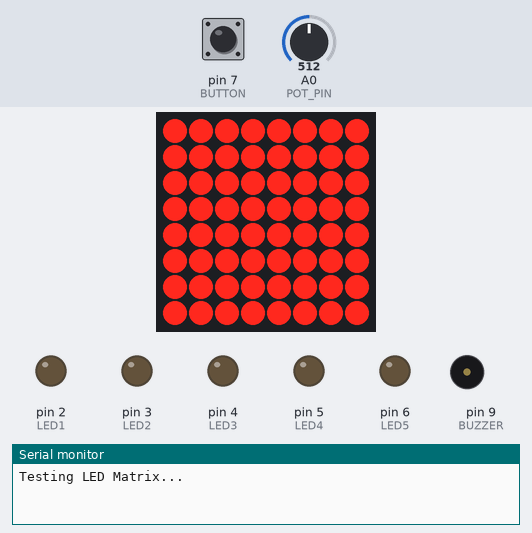
A sketch run on a simulated Arduino Uno, built with avr-gcc and run on an emulated ATmega328P. Parts: 8×8 LED matrix, output pins drawn as LEDs (lit = HIGH), buzzer (waves = sounding), the last lines printed to the serial monitor. Dashed ring = blinking. Inputs (shaded band) come from the test bench; at power-on: pin 7 (BUTTON) HIGH, A0 (POT_PIN) = 512.

Above: at 6.4 s.
8.7 s: pin 7 (BUTTON) pulled LOW for 3.2 s
At 12.2 s:
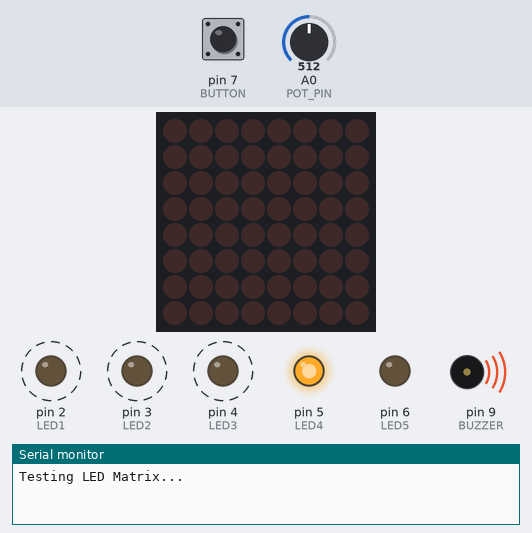
13.4 s: pin 7 (BUTTON) pulled LOW for 1 s
At 15.2 s:
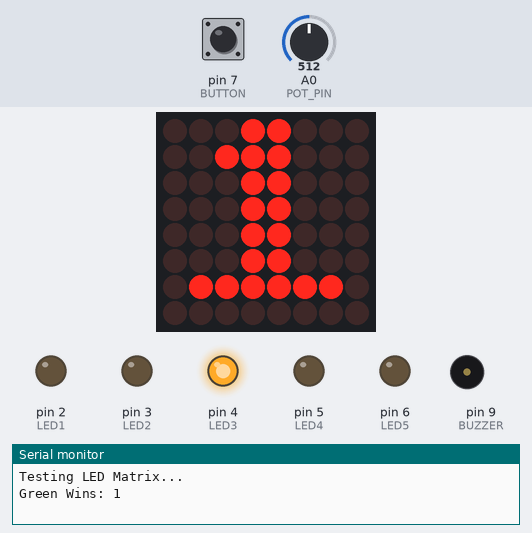
17.4 s: pin 7 (BUTTON) pulled LOW for 1 s
At 18.8 s:
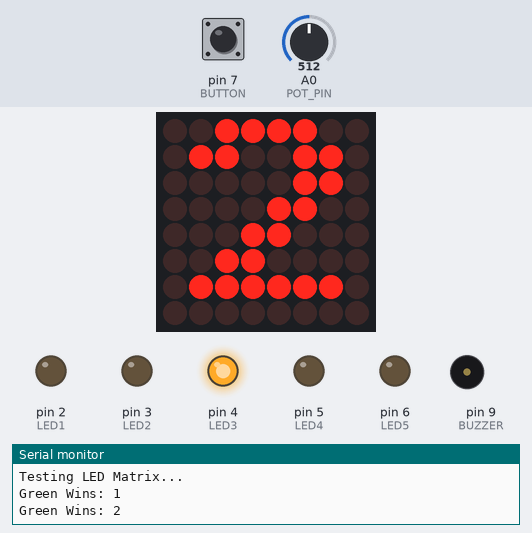
19.9 s: pin 7 (BUTTON) pulled LOW for 1 s
At 21.9 s:
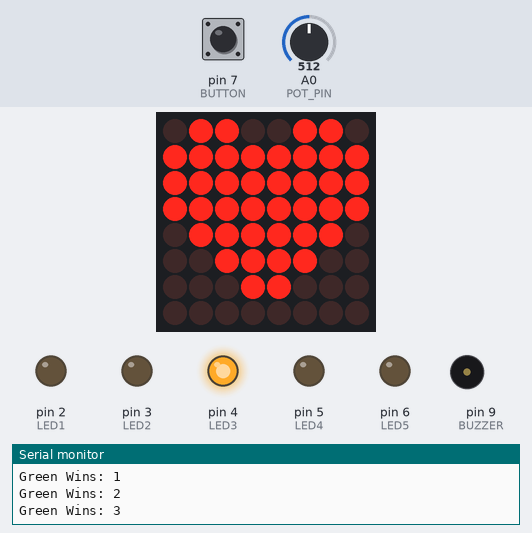
22.4 s: pin 7 (BUTTON) pulled LOW for 3.2 s
At 27.4 s:
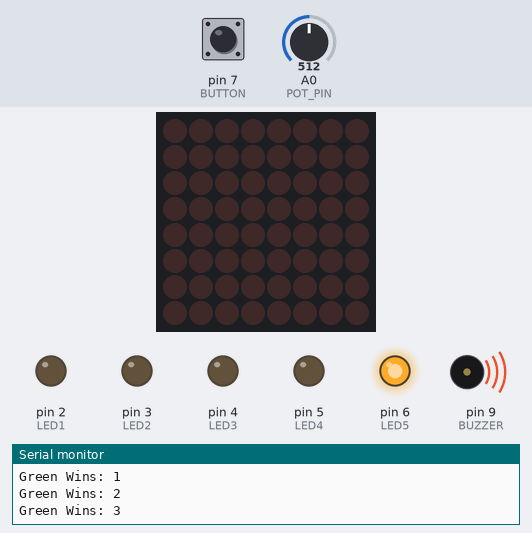
28.6 s: pin 7 (BUTTON) pulled LOW for 1 s
At 30.4 s:
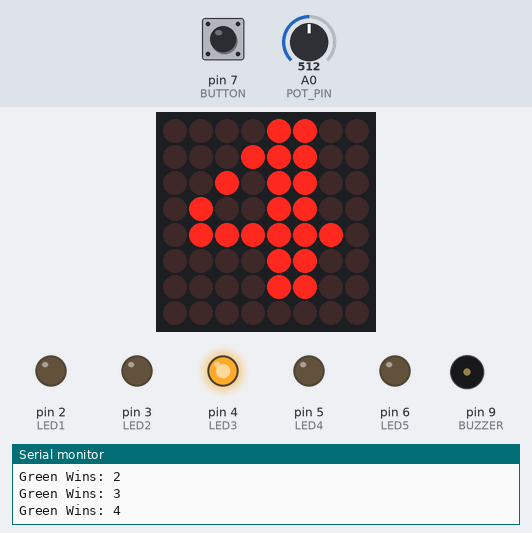
Timing chart, 0 to 32.1 s (numbered marks = the images above; inputs shaded):
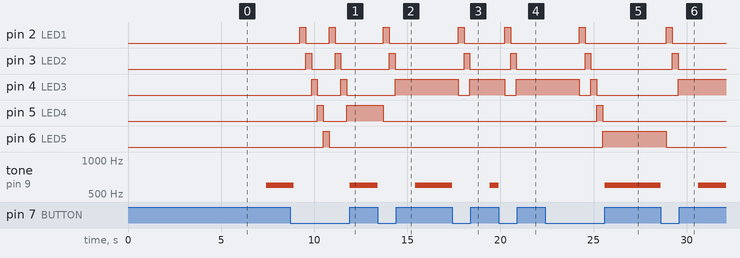

The sketch:

lightTimingGame.ino
```cpp
#include <LedControl.h>

// MAX7219 LED Matrix Pins
#define DIN 11
#define CS  10
#define CLK 12

LedControl lc = LedControl(DIN, CLK, CS, 1);

// LED Pins
const int LED1 = 2;
const int LED2 = 3;
const int LED3 = 4; // Green LED
const int LED4 = 5;
const int LED5 = 6;

// Button and Buzzer Pins
const int BUTTON = 7;
const int BUZZER = 9;

// Potentiometer Pin
const int POT_PIN = A0;

// Control Variables
int buttonState = 0;
unsigned long previousMillis = 0;
unsigned long interval = 500;
int currentLED = -1;
int greenWins = 0; // score

// Heart Pattern (8x8)
byte heart[8] = {
  0b01100110,
  0b11111111,
  0b11111111,
  0b11111111,
  0b01111110,
  0b00111100,
  0b00011000,
  0b00000000
};

void setup() {
  pinMode(LED1, OUTPUT);
  pinMode(LED2, OUTPUT);
  pinMode(LED3, OUTPUT);
  pinMode(LED4, OUTPUT);
  pinMode(LED5, OUTPUT);

  pinMode(BUTTON, INPUT_PULLUP);
  pinMode(BUZZER, OUTPUT);
  pinMode(POT_PIN, INPUT);

  lc.shutdown(0, false);
  lc.setIntensity(0, 8);
  lc.clearDisplay(0);

  Serial.begin(9600);


  Serial.println("Testing LED Matrix...");
  for (int row = 0; row < 8; row++) {
    for (int col = 0; col < 8; col++) {
      lc.setLed(0, row, col, true);
      delay(100);
    }
  }
  delay(1000);
  lc.clearDisplay(0);
}

void loop() {
  int potValue = analogRead(POT_PIN);
  interval = map(potValue, 0, 1023, 30, 600);

  buttonState = digitalRead(BUTTON);

    // win when press at green led
  if (buttonState == HIGH && currentLED == 2) {
    winSequence();
  }
  // loss when press at red led
  else if (buttonState == HIGH && currentLED != 2) {
    failSequence();
  }

  updateLEDSequence();

}

void winSequence() {
  greenWins++; // counting score
  Serial.print("Green Wins: ");
  Serial.println(greenWins);

  lc.clearDisplay(0);

  if (greenWins == 3) {
    displayHeart();  // display heart after 3 winning
    delay(3000);
  } else {
    displayScore(greenWins);
    delay(1000);
  }

  lc.clearDisplay(0);
  resetSequence();
}

void failSequence() {
  tone(BUZZER, 600);
  delay(500);
  noTone(BUZZER);

  resetSequence();
}

void resetSequence() {
  currentLED = -1;
  previousMillis = millis();
}

void updateLEDSequence() {
  unsigned long currentMillis = millis();

  if (currentMillis - previousMillis >= interval) {
    previousMillis = currentMillis;

    digitalWrite(LED1, LOW);
    digitalWrite(LED2, LOW);
    digitalWrite(LED3, LOW);
    digitalWrite(LED4, LOW);
    digitalWrite(LED5, LOW);

    currentLED = (currentLED + 1) % 5;

    switch (currentLED) {
      case 0: digitalWrite(LED1, HIGH); break;
      case 1: digitalWrite(LED2, HIGH); break;
      case 2: digitalWrite(LED3, HIGH); break;
      case 3: digitalWrite(LED4, HIGH); break;
      case 4: digitalWrite(LED5, HIGH); break;
    }
  }
}

// Display Heart
void displayHeart() {
  lc.clearDisplay(0);
  for (int row = 0; row < 8; row++) {
    for (int col = 0; col < 8; col++) {
      bool pixel = (heart[row] >> (7 - col)) & 1;
      lc.setLed(0, row, col, pixel);
    }
  }
}

// Display Score
void displayScore(int num) {
  lc.clearDisplay(0);

  if (num > 9) num = 9;

  byte numbers[10][8] = {
    {0b00111100, 0b01100110, 0b01101110, 0b01110110, 0b01100110, 0b01100110, 0b00111100, 0b00000000}, // 0
    {0b00011000, 0b00111000, 0b00011000, 0b00011000, 0b00011000, 0b00011000, 0b01111110, 0b00000000}, // 1
    {0b00111100, 0b01100110, 0b00000110, 0b00001100, 0b00011000, 0b00110000, 0b01111110, 0b00000000}, // 2
    {0b00111100, 0b01100110, 0b00000110, 0b00011100, 0b00000110, 0b01100110, 0b00111100, 0b00000000}, // 3
    {0b00001100, 0b00011100, 0b00101100, 0b01001100, 0b01111110, 0b00001100, 0b00001100, 0b00000000}, // 4
    {0b01111110, 0b01100000, 0b01111100, 0b00000110, 0b00000110, 0b01100110, 0b00111100, 0b00000000}, // 5
    {0b00111100, 0b01100110, 0b01100000, 0b01111100, 0b01100110, 0b01100110, 0b00111100, 0b00000000}, // 6
    {0b01111110, 0b01100110, 0b00001100, 0b00011000, 0b00110000, 0b00110000, 0b00110000, 0b00000000}, // 7
    {0b00111100, 0b01100110, 0b01100110, 0b00111100, 0b01100110, 0b01100110, 0b00111100, 0b00000000}, // 8
    {0b00111100, 0b01100110, 0b01100110, 0b00111110, 0b00000110, 0b01100110, 0b00111100, 0b00000000}  // 9
  };

  for (int row = 0; row < 8; row++) {
    for (int col = 0; col < 8; col++) {
      bool pixel = (numbers[num][row] >> (7 - col)) & 1;
      lc.setLed(0, row, col, pixel);
    }
  }
}
```

Measured:
- after the input at 8.7 s, pin 2 (LED1): alternates HIGH for 0.32 s and LOW for 1.3 s, 4 changes in all, then stays LOW, starting after 0.53 s; pin 3 (LED2): alternates HIGH for 0.31 s and LOW for 1.3 s, starting after 0.84 s
- after the input at 13.4 s, pin 2 (LED1): LOW → HIGH after 0.32 s, → LOW 0.32 s later; pin 3 (LED2): LOW → HIGH after 0.63 s, → LOW 0.31 s later; pin 4 (LED3): LOW → HIGH after 0.94 s; pin 5 (LED4): HIGH → LOW after 0.32 s; tone on pin 9 (BUZZER): 600 Hz → silent at once, → 600 Hz 2.0 s later; the display: changes after 1.0 s (image 2)
- after the input at 17.4 s, pin 2 (LED1): LOW → HIGH after 0.33 s, → LOW 0.32 s later; pin 3 (LED2): LOW → HIGH after 0.64 s, → LOW 0.31 s later; pin 4 (LED3): HIGH → LOW after 0.33 s, → HIGH 0.63 s later; tone on pin 9 (BUZZER): 600 Hz → silent at once, → 600 Hz 2.0 s later; the display: changes after 1.0 s (image 3)
- after the input at 19.9 s, pin 2 (LED1): LOW → HIGH after 0.33 s, → LOW 0.32 s later; pin 3 (LED2): LOW → HIGH after 0.64 s, → LOW 0.32 s later; pin 4 (LED3): HIGH → LOW after 0.33 s, → HIGH 0.63 s later; tone on pin 9 (BUZZER): 600 Hz → silent at once; the display: changes after 1.0 s (image 4)
- after the input at 22.4 s, pin 2 (LED1): LOW → HIGH after 1.8 s, → LOW 0.31 s later; pin 3 (LED2): LOW → HIGH after 2.1 s, → LOW 0.32 s later; pin 4 (LED3): HIGH → LOW after 1.8 s, → HIGH 0.63 s later, → LOW 0.32 s later; pin 5 (LED4): LOW → HIGH after 2.8 s, → LOW 0.31 s later; pin 6 (LED5): LOW → HIGH after 3.1 s
- after the input at 28.6 s, pin 2 (LED1): LOW → HIGH after 0.32 s, → LOW 0.31 s later; pin 3 (LED2): LOW → HIGH after 0.63 s, → LOW 0.32 s later; pin 4 (LED3): LOW → HIGH after 0.95 s; pin 6 (LED5): HIGH → LOW after 0.32 s; tone on pin 9 (BUZZER): 600 Hz → silent at once, → 600 Hz 2.0 s later; the display: changes after 1.0 s (image 6)
- what the display in image 0 shows lasts 1.1 s, from 6.3 s to 7.4 s
